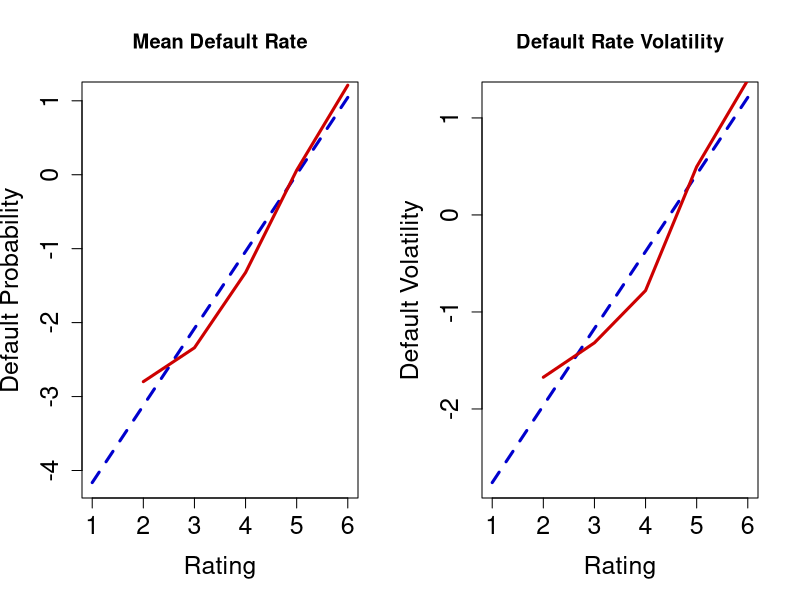

Recreate this plot in R.
# ------------------------------------------------------------------------------
# Book:        SFE - Statistics of Financial Markets
# ------------------------------------------------------------------------------
# Quantlet:    SFEdefault
# ------------------------------------------------------------------------------
# Description: Calculates the historical mean and volatility of default rate 
#              bonds belong to different ratings and also the corresponding 
#              regression by exponential function fitting. Estimates the asset 
#              correlation using one-factor model.
# ------------------------------------------------------------------------------
# Usage:       Estimate asset correlation using default data and some function 
#              fitting
# ------------------------------------------------------------------------------
# Inputs:      SFEMoodydefault.csv
# ------------------------------------------------------------------------------
# Output:      Historical mean of default rate, default rate volatility, the 
#              corresponding regression by exponential function fitting and the 
#              estimated one-factor model asset correlation.
# ------------------------------------------------------------------------------
# Keywords:    default rate, regression, volatility, asset correlation
# ------------------------------------------------------------------------------
# See also:    BaseCorrGaussModelCDO, CompCorrGaussModelCDO, ETL, SFEETLGaussTr1,
#              SFEbaseCorr, SFEcompCorr, SFEcompCorr, SFEdefaproba, SFEmyfun, 
#              lowerTrLossGauss, 
# ------------------------------------------------------------------------------
# Author:      Ya Qian, 2015/12/21
# ------------------------------------------------------------------------------

#Close windows and clear variables                                                                   
graphics.off()
rm(list = ls(all=TRUE))  

# install and load packages
libraries = c("mnormt","stats")
lapply(libraries, function(x) if (!(x %in% installed.packages())) {
    install.packages(x)})
lapply(libraries, library, quietly = TRUE, character.only = TRUE)

#Read dataset                                                                                                       
D                  = read.csv("SFEMoodydefault.csv", header = TRUE, sep = ";", dec = ",")   
DD                 = D[ ,-1]

#Calculate historic mean default rate and volatility
means              = sapply(DD, mean)
sds                = sapply(DD, sd)

#Omit the Aaa-rate bond when fit by exponential function
C                  = c(1:6)
C1                 = c(2:6)

#Exponential fitting of the mean default rate
exponential.model  = lm(log(means[-1]) ~ C1)
A                  = coef(exponential.model)
y                  = C*A[2]+A[1]
est.means          = exp(y)

#Exponential fitting of the default rate volatility
exponential.model1 = lm(log(sds[-1]) ~ C1)
A1                 = coef(exponential.model1)
y1                 = C*A1[2]+A1[1]
est.sds            = exp(y1)

#combine ploting data in one file
z                  = cbind(C1,log(means[-1]))
z1                 = cbind(C1,log(sds[-1]))

#plot default probability and default volatility
par(mfrow = c(1,2))
plot(C, y, main = "Mean Default Rate", xlab = "Rating",  ylab = "Default Probability", type = "l", col = "blue3", lwd = 3, cex.axis = 1.5, cex.lab = 1.5, lty = 2)
lines(z, col = "red3", lty = 1, lwd = 3)

plot(C, y1, main = "Default Rate Volatility", xlab = "Rating",  ylab = "Default Volatility", type = "l", col = "blue3", lwd = 3, cex.axis = 1.5, cex.lab = 1.5, lty = 2)
lines(z1, col = "red3", lty = 1, lwd = 3)

#Estimate asset correlations of rating classes

f = function(rho, defpro, defvol){
        f = defvol^2-pmnorm(c(qnorm(defpro),qnorm(defpro)), mean = rep(0, 2), matrix(data = c(1,rho,rho,1),nrow = 2))+defpro^2
}

# Find asset correlations   
rho = c(0,0,0,0,0,0)
for (i in 1:6)
rho[i] = uniroot(f, interval = c(0,1), lower=0, upper=1, tol = .Machine$double.eps^0.25,
    defpro = est.means[i]/100, defvol = est.sds[i]/100)

#Rename variables and print the result table
Mean      = means
Stand.dev = sds
mu        = est.means
sigma     = est.sds
rho       = as.numeric(rho)
assetcorr = rho*100
output    = cbind(Mean,Stand.dev, mu, sigma,assetcorr)
MEAN      = c(mean(means),mean(sds),mean(est.means),mean(est.sds),mean(assetcorr))# Compute mean of each variable estimation
table     = rbind(output, MEAN)
print(table)

